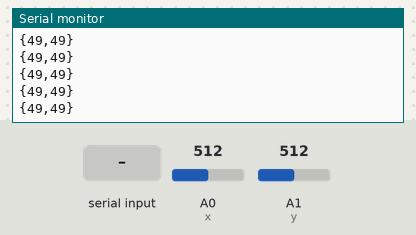
Recording of a sketch running on a simulated Arduino Uno, built with avr-gcc and run on an emulated ATmega328P. Shown: the last lines printed to the serial monitor. Inputs (shaded band) come from the test bench; at power-on: A0 (x) = 512, A1 (y) = 512.

Above: at 4.2 s.
4.3 s: "1\n" received over Serial
At 4.51 s:
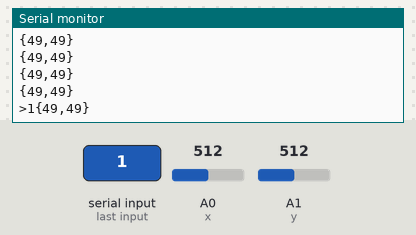
5.8 s: byte 10 (10) received over Serial
7.3 s: A0 (x) set to 716
At 7.54 s:
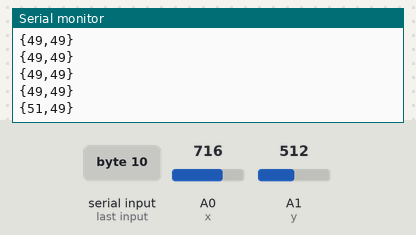
8.8 s: A1 (y) set to 716
At 8.81 s:
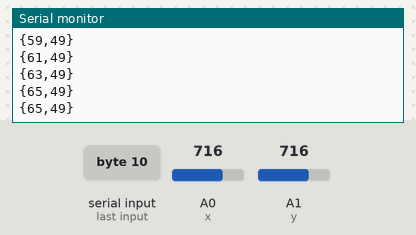
10.3 s: "1\n" received over the second serial link
At 10.56 s:
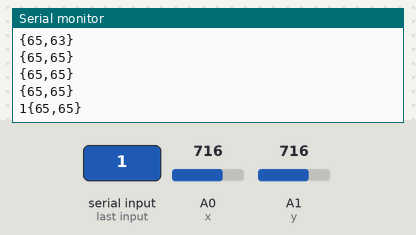
13.3 s: "0\n" received over Serial
At 13.59 s:
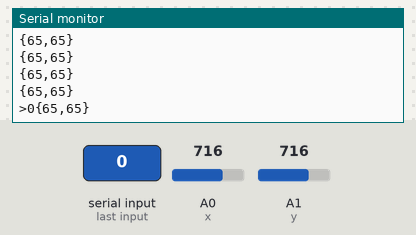
Timing chart, 0 to 15.8 s (numbered marks = the images above; inputs shaded):
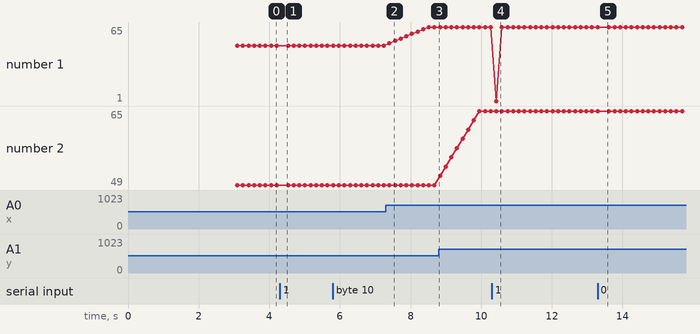

Measured:
- after the input at 4.3 s, the serial monitor: prints a new line after 0.07 s (image 1)
- after the input at 7.3 s, the serial monitor: prints a new line after 0.10 s (image 2)
- after the input at 10.3 s, the serial monitor: prints a new line after 0.13 s (image 4)
- after the input at 13.3 s, the serial monitor: prints a new line after 0.16 s (image 5)
- plotted number 1: 49 → 65 after the input at 7.3 s

The sketch:

ErMo_BT_Transmit_Curve_3_30_23.ino
```cpp
//ErMo Joystick Transmitter Code
//Written by Jack McTasney
//Based off of example from https://www.pjrc.com/teensy/td_libs_AltSoftSerial.html

#include <AltSoftSerial.h>
AltSoftSerial BTserial;
// https://www.pjrc.com/teensy/td_libs_AltSoftSerial.html


char c = ' ';
boolean NL = true;
int x = A0;
int y = A1;
int joystickX = 0; //Holds joystick x value for transmission
int joystickY = 0; //Holds joystick y value for transmission
int storedX = 0;
int storedY = 0;
int scaleFactor = 2; //factor for acceleration
int lowerRange = 10; //lower bound of range for mapping
int upperRange = 89; //upper bound of range for mapping

void setup()
{
  pinMode(x, INPUT);
  pinMode(y, INPUT);
  Serial.begin(9600);
  Serial.print("Sketch:   ");   Serial.println(__FILE__);
  Serial.print("Uploaded: ");   Serial.println(__DATE__);
  Serial.println(" ");
  BTserial.begin(9600);
  Serial.println("BTserial started at 9600");
  //Initialization protocol version 1
  BTserial.print("AT");
  delay(1000);
  BTserial.print("AT+CO094A9A83AED70");
  delay(1000);
  BTserial.print("AT+CO094A9A83AED70");
  delay(1000);
  BTserial.print("AT+CO094A9A83AED70");
  storedX = map(analogRead(x), 0, 1023, lowerRange, upperRange);
  storedY = map(analogRead(y), 0, 1023, lowerRange, upperRange);
}

void loop()
{
  // Read from the Bluetooth module and send to the Arduino Serial Monitor
  if (BTserial.available())
  {
    c = BTserial.read();
    Serial.write(c);
  }
  /*
  //Attempt 1 at an in-loop connection protocol
  if (BTserial.available() != true) //If connection is unavailable for 1 second, begin connection protocol
  {
    delay(1000);
    if (BTserial.available() != true)
    {
      BTserial.print("AT");
      delay(500);
      BTserial.print("AT+CO094A9A83AED70");
      delay(500);
      BTserial.print("AT+CO094A9A83AED70");
      delay(500);
      BTserial.print("AT+CO094A9A83AED70");
    }
  }
*/

  // Read from the Serial Monitor and send to the Bluetooth module
  if (Serial.available())
  {
    c = Serial.read();

    // do not send line end characters to the HM-10
    if (c != 10 & c != 13 )
    {
      BTserial.write(c);
    }

    // Echo the user input to the main window.
    // If there is a new line print the ">" character.
    if (NL) {
      Serial.print("\r\n>");
      NL = false;
    }
    Serial.write(c);
    if (c == 10) {
      NL = true;
    }
  }
  joystickX = map(analogRead(x), 0, 1023, lowerRange, upperRange);
  joystickY = map(analogRead(y), 0, 1023, lowerRange, upperRange);
  if (joystickX>storedX) { //If joystick value is larger than stored value (X)
    storedX+=scaleFactor;
  }
  else if (joystickX<storedX) {
    storedX-=scaleFactor;
  }
  else {
    storedX=storedX;
  }
 if (joystickY>storedY) { //If joystick value is larger than stored value (X)
    storedY+=scaleFactor;
  }
  else if (joystickY<storedY) {
    storedY-=scaleFactor;
  }
  else {
    storedY=storedY;
  }
  Serial.flush();
  Serial.write("{");
  Serial.print(storedX);
  Serial.write(",");
  Serial.print(storedY);
  Serial.write("}");
  Serial.write("\n");
  BTserial.print("{");
  BTserial.print(storedX);
  BTserial.print(",");
  BTserial.print(storedY);
  BTserial.print("} "); //Includes a space to avoid packet deformation
  delay(150);
}
```
